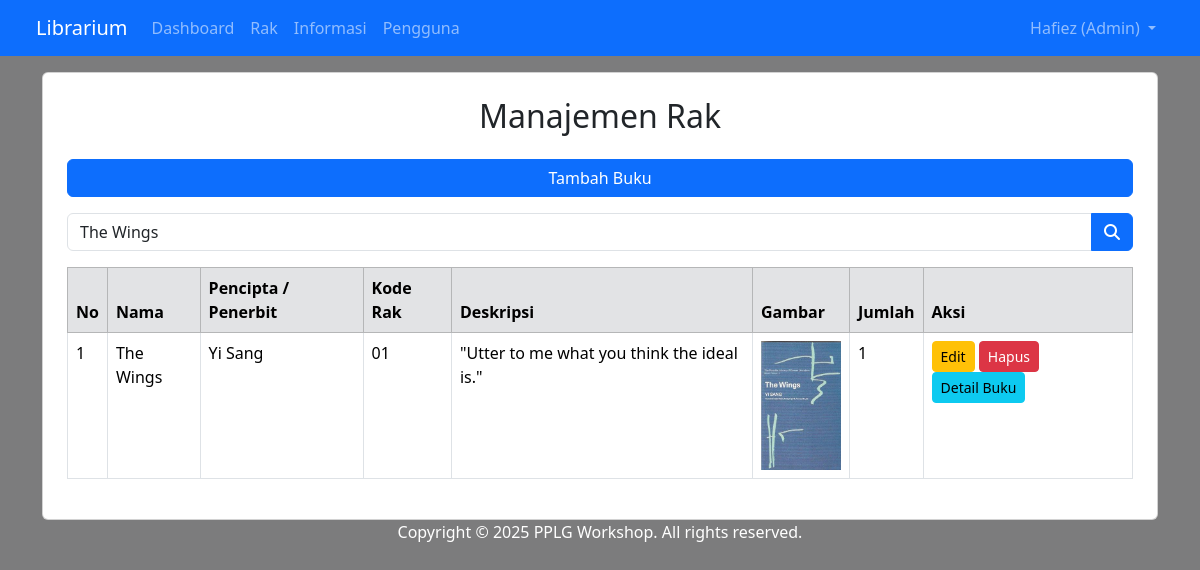
The app's page /shelf.php?key=The Wings (signed in) with its own data.
### tables this page shows
CREATE TABLE `tb_shelf` (
  `id` int(11) NOT NULL,
  `shelf_code` varchar(20) DEFAULT NULL,
  `nama` varchar(255) DEFAULT NULL,
  `author` varchar(255) DEFAULT NULL,
  `image` varchar(255) DEFAULT NULL,
  `amount` int(11) DEFAULT 0,
  `description` text NOT NULL,
  `synopsis` text NOT NULL,
  `genre` varchar(100) NOT NULL,
  `publish` date DEFAULT NULL,
  `created_at` timestamp NULL DEFAULT current_timestamp()
);

### shelf.php (the view, shortened to what this page needs)
<?php
include 'header.php';
$query = mysqli_query($conn, "SELECT * FROM tb_shelf");
$key = isset($_GET['key']) ? mysqli_real_escape_string($conn, $_GET['key']) : '';
if (!empty($key)) {
    $query = mysqli_query($conn, "SELECT * FROM tb_shelf WHERE nama LIKE '%$key%' OR shelf_code LIKE '%$key%' OR description LIKE '%$key%'");
} else {
    $query = mysqli_query($conn, "SELECT * FROM tb_shelf");
}
?>
<head>
    <link rel="stylesheet" type="text/css" href="css/bootstrap.min.css">
</head>
<body class="bg-light">
    <div class="container mt-5">
        <div class="card p-4">
            <h2 class="mb-4 text-center">Manajemen Rak</h2>
            <?php if ($_SESSION['ulevel'] == 'Admin' || $_SESSION['ulevel'] == 'Moderator'): ?>
            <a href="shelf_add.php" class="btn btn-primary mb-3">Tambah Buku</a>
            <?php endif; ?>
            <form method="GET" action="">
                <div class="input-group mb-3">
                    <input type="text" name="key" class="form-control" placeholder="Filter Pencarian" value="<?= htmlspecialchars($key) ?>">
                    <button class="btn btn-primary" type="submit">
                        <i class="fa fa-search"></i>
                    </button>
                </div>
            </form>
            <table class="table table-bordered">
                <thead class="table-secondary">
                    <tr>
                        <th>No</th>
                        <th>Nama</th>
                        <th>Pencipta / Penerbit</th>
                        <th>Kode Rak</th>
                        <th>Deskripsi</th>
                        <th>Gambar</th>
                        <th>Jumlah</th>
                        <th>Aksi</th>
                    </tr>
                </thead>
                <tbody>
                    <?php
                    $no = 1;
                    while ($r = mysqli_fetch_assoc($query)):
                    ?>
                        <tr>
                            <td><?= $no++ ?></td>
                            <td><?= $r['nama'] ?></td>
                            <td><?= $r['author'] ?></td>
                            <td><?= $r['shelf_code'] ?></td>
                            <td><?= $r['description'] ?></td>
                            <td>
                            <img src="images/<?= $r['image'] ?>" alt="#" width="80">
                            </td>
                            <td><?= $r['amount'] ?></td>
                            <td>
                                <?php if ($_SESSION['ulevel'] == 'Admin' || $_SESSION['ulevel'] == 'Moderator'): ?>
                                    <a href="shelf_edit.php?id=<?= $r['id'] ?>" class="btn btn-warning btn-sm">Edit</a>
                                    <a href="shelf_delete.php?id=<?= $r['id'] ?>" class="btn btn-danger btn-sm" onclick="return confirm('Hapus data ini?')">Hapus</a>
                                <?php endif; ?>
                                <button type="button" class="btn btn-info btn-sm" data-bs-toggle="modal" data-bs-target="#gambarModal<?= $r['id'] ?>">
                                    Detail Buku
                                </button>
                            </td>
                        </tr>
                    <?php endwhile; ?>
                </tbody>
            </table>
        </div>
    </div>
</body>
<?php include 'footer.php' ?>

### shelf.php (style rules this page uses)
body { background: linear-gradient(rgba(0, 0, 0, 0.5), rgba(0, 0, 0, 0.5)), url('images/background.jpg') no-repeat center center fixed; height: 100vh; background-attachment: fixed; background-position: center; background-repeat: no-repeat; background-size: cover; }

### records on screen
tb_shelf: nama "The Wings", author "Yi Sang", shelf_code "01", description "\"Utter to me what you think the ideal is.\"", image (picture), amount "1"

### other values on screen
$_SESSION['uname'] "Hafiez"
$_SESSION['ulevel'] "Admin"
